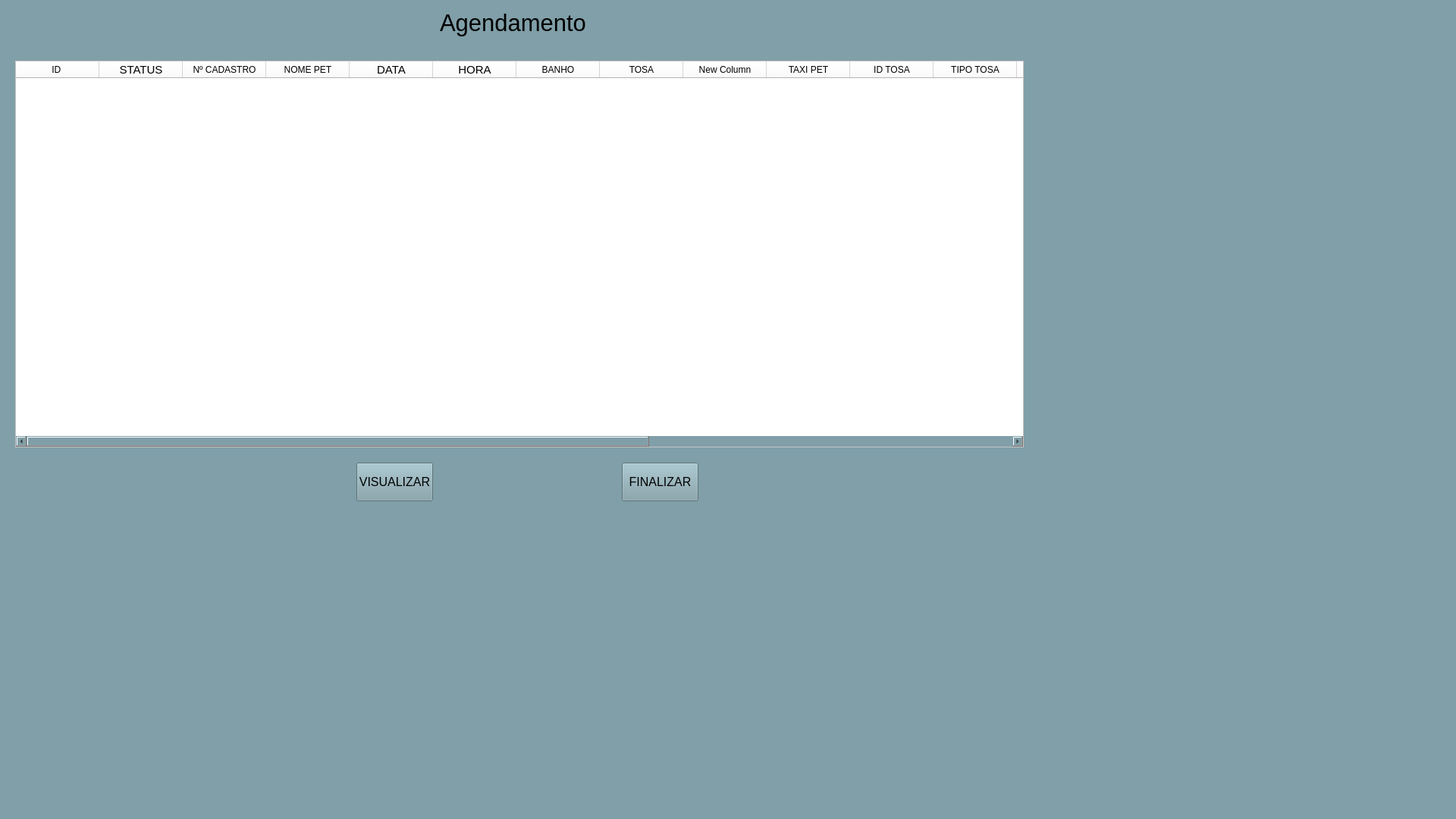
<?xml version="1.0" encoding="UTF-8"?>
<ui version="4.0">
 <class>MainWindow</class>
 <widget class="QMainWindow" name="MainWindow">
  <property name="geometry">
   <rect>
    <x>0</x>
    <y>0</y>
    <width>1920</width>
    <height>1080</height>
   </rect>
  </property>
  <property name="windowTitle">
   <string>MainWindow</string>
  </property>
  <property name="styleSheet">
   <string notr="true">background-color: rgb(128, 159, 168);</string>
  </property>
  <widget class="QWidget" name="centralwidget">
   <widget class="QLabel" name="label">
    <property name="geometry">
     <rect>
      <x>580</x>
      <y>10</y>
      <width>220</width>
      <height>40</height>
     </rect>
    </property>
    <property name="font">
     <font>
      <pointsize>23</pointsize>
     </font>
    </property>
    <property name="text">
     <string>Agendamento</string>
    </property>
   </widget>
   <widget class="QTableWidget" name="tableWidget">
    <property name="geometry">
     <rect>
      <x>20</x>
      <y>80</y>
      <width>1330</width>
      <height>510</height>
     </rect>
    </property>
    <property name="styleSheet">
     <string notr="true">background-color: rgb(255, 255, 255);</string>
    </property>
    <attribute name="horizontalHeaderDefaultSectionSize">
     <number>110</number>
    </attribute>
    <attribute name="horizontalHeaderStretchLastSection">
     <bool>true</bool>
    </attribute>
    <column>
     <property name="text">
      <string>ID </string>
     </property>
    </column>
    <column>
     <property name="text">
      <string>STATUS</string>
     </property>
     <property name="font">
      <font>
       <pointsize>11</pointsize>
      </font>
     </property>
    </column>
    <column>
     <property name="text">
      <string>Nº CADASTRO</string>
     </property>
    </column>
    <column>
     <property name="text">
      <string>NOME PET</string>
     </property>
    </column>
    <column>
     <property name="text">
      <string>DATA</string>
     </property>
     <property name="font">
      <font>
       <pointsize>11</pointsize>
      </font>
     </property>
    </column>
    <column>
     <property name="text">
      <string>HORA</string>
     </property>
     <property name="font">
      <font>
       <pointsize>11</pointsize>
      </font>
     </property>
    </column>
    <column>
     <property name="text">
      <string>BANHO</string>
     </property>
    </column>
    <column>
     <property name="text">
      <string>TOSA</string>
     </property>
    </column>
    <column>
     <property name="text">
      <string>New Column</string>
     </property>
    </column>
    <column>
     <property name="text">
      <string>TAXI PET</string>
     </property>
    </column>
    <column>
     <property name="text">
      <string>ID TOSA</string>
     </property>
    </column>
    <column>
     <property name="text">
      <string>TIPO TOSA</string>
     </property>
    </column>
    <column>
     <property name="text">
      <string>OBSERVAÇÃO</string>
     </property>
    </column>
    <column>
     <property name="text">
      <string>CONTATO DONO</string>
     </property>
    </column>
    <column>
     <property name="text">
      <string>IDADE</string>
     </property>
    </column>
    <column>
     <property name="text">
      <string>PORTE</string>
     </property>
    </column>
    <column>
     <property name="text">
      <string>SEXO</string>
     </property>
    </column>
    <column>
     <property name="text">
      <string>CASTRADO</string>
     </property>
    </column>
    <column>
     <property name="text">
      <string>RAÇA</string>
     </property>
    </column>
   </widget>
   <widget class="QPushButton" name="pushButton_3">
    <property name="geometry">
     <rect>
      <x>470</x>
      <y>610</y>
      <width>101</width>
      <height>51</height>
     </rect>
    </property>
    <property name="font">
     <font>
      <pointsize>12</pointsize>
     </font>
    </property>
    <property name="text">
     <string>VISUALIZAR</string>
    </property>
   </widget>
   <widget class="QPushButton" name="pushButton_2">
    <property name="geometry">
     <rect>
      <x>820</x>
      <y>610</y>
      <width>101</width>
      <height>51</height>
     </rect>
    </property>
    <property name="font">
     <font>
      <pointsize>12</pointsize>
     </font>
    </property>
    <property name="text">
     <string>FINALIZAR</string>
    </property>
   </widget>
  </widget>
  <widget class="QStatusBar" name="statusbar"/>
 </widget>
 <resources/>
 <connections/>
</ui>
